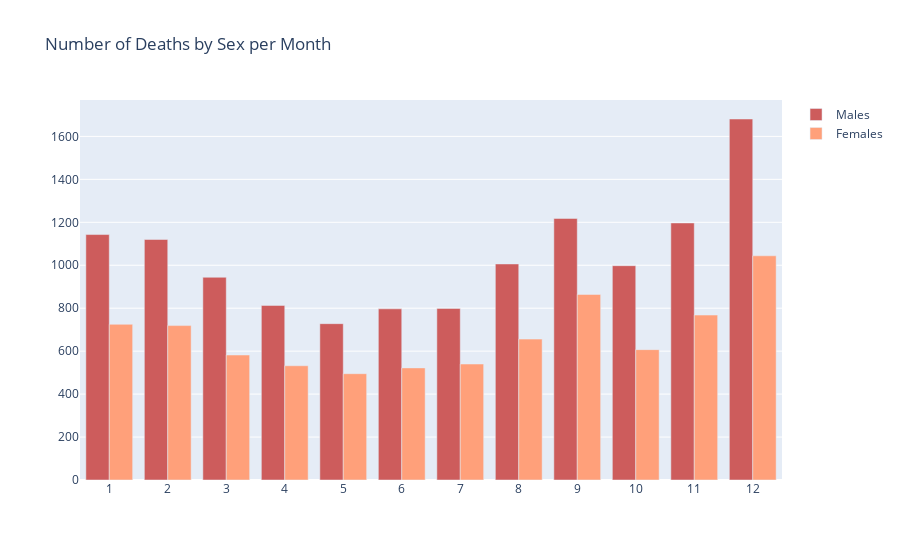

Write notebook code for a chart like this one.
### Code cell
trace1 = go.Bar(
    x=by_sex["DOD_m"].values,
    y=by_sex["ذكر"].values,
    name='Males',
    marker_color='indianred'
)
trace2  = go.Bar(
    x=by_sex["DOD_m"].values,
    y=by_sex["أنثى"].values,
    name='Females',
    marker_color='lightsalmon'
)
data = [trace1, trace2]
layout = go.Layout(
    title= "Number of Deaths by Sex per Month",
    xaxis = go.layout.XAxis(
        tickmode = 'linear'
    ), barmode='group' )
    
fig = go.Figure(data=data, layout=layout)
# Here we modify the tickangle of the xaxis, resulting in rotated labels.
fig.show()

### Figure 1 — Plotly figure (JSON) as saved in the notebook; plotly's stock layout.template omitted (floating-point values rounded to 4 significant figures)
{"data": [{"marker": {"color": "indianred"}, "name": "Males", "type": "bar", "x": [1, 2, 3, 4, 5, 6, 7, 8, 9, 10, 11, 12], "y": [1143, 1120, 944, 813, 728, 797, 799, 1006, 1218, 998, 1197, 1681]}, {"marker": {"color": "lightsalmon"}, "name": "Females", "type": "bar", "x": [1, 2, 3, 4, 5, 6, 7, 8, 9, 10, 11, 12], "y": [725, 719, 582, 532, 495, 522, 540, 656, 864, 607, 768, 1044]}], "layout": {"barmode": "group", "title": {"text": "Number of Deaths by Sex per Month"}, "xaxis": {"tickmode": "linear"}}}
